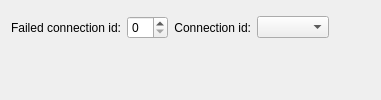
       <widget class="QWidget" name="tab_patch">
        <attribute name="title">
         <string>Patches</string>
        </attribute>
        <layout class="QVBoxLayout" name="verticalLayout_4">
         <item>
          <layout class="QHBoxLayout" name="horizontalLayout_42">
           <property name="topMargin">
            <number>5</number>
           </property>
           <property name="rightMargin">
            <number>1</number>
           </property>
           <item>
            <widget class="QLabel" name="label_patch">
             <property name="text">
              <string>Failed connection id:</string>
             </property>
             <property name="alignment">
              <set>Qt::AlignRight|Qt::AlignTrailing|Qt::AlignVCenter</set>
             </property>
            </widget>
           </item>
           <item>
            <widget class="QSpinBox" name="spinBox_patch"/>
           </item>
           <item>
            <widget class="QLabel" name="label_patch_2">
             <property name="text">
              <string>Connection id:</string>
             </property>
             <property name="alignment">
              <set>Qt::AlignRight|Qt::AlignTrailing|Qt::AlignVCenter</set>
             </property>
            </widget>
           </item>
           <item>
            <widget class="QComboBox" name="comboBox_patch"/>
           </item>
           <item>
            <spacer name="horizontalSpacer_4">
             <property name="orientation">
              <enum>Qt::Horizontal</enum>
             </property>
             <property name="sizeHint" stdset="0">
              <size>
               <width>40</width>
               <height>20</height>
              </size>
             </property>
            </spacer>
           </item>
          </layout>
         </item>
         <item>
          <widget class="MatplotlibWidget" name="mplpatches" native="true"/>
         </item>
        </layout>
       </widget>
